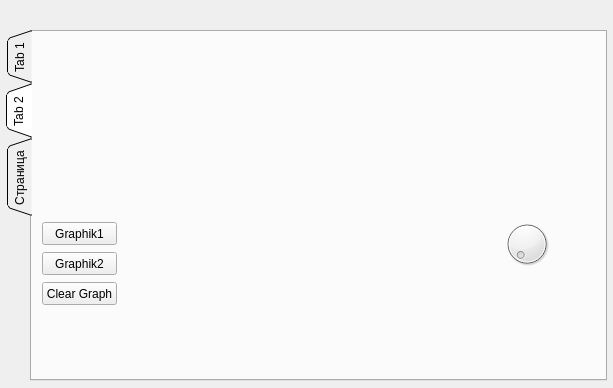
<?xml version="1.0" encoding="UTF-8"?>
<ui version="4.0">
 <class>MyWidget</class>
 <widget class="QWidget" name="MyWidget">
  <property name="geometry">
   <rect>
    <x>0</x>
    <y>0</y>
    <width>613</width>
    <height>388</height>
   </rect>
  </property>
  <property name="windowTitle">
   <string>MyWidget</string>
  </property>
  <widget class="QTabWidget" name="tabWidget">
   <property name="geometry">
    <rect>
     <x>6</x>
     <y>30</y>
     <width>601</width>
     <height>351</height>
    </rect>
   </property>
   <property name="palette">
    <palette>
     <active>
      <colorrole role="Light">
       <brush brushstyle="SolidPattern">
        <color alpha="255">
         <red>255</red>
         <green>0</green>
         <blue>4</blue>
        </color>
       </brush>
      </colorrole>
      <colorrole role="Base">
       <brush brushstyle="SolidPattern">
        <color alpha="255">
         <red>182</red>
         <green>255</green>
         <blue>181</blue>
        </color>
       </brush>
      </colorrole>
      <colorrole role="NoRole">
       <brush brushstyle="SolidPattern">
        <color alpha="255">
         <red>170</red>
         <green>255</green>
         <blue>255</blue>
        </color>
       </brush>
      </colorrole>
     </active>
     <inactive>
      <colorrole role="Light">
       <brush brushstyle="SolidPattern">
        <color alpha="255">
         <red>255</red>
         <green>0</green>
         <blue>4</blue>
        </color>
       </brush>
      </colorrole>
      <colorrole role="Base">
       <brush brushstyle="SolidPattern">
        <color alpha="255">
         <red>182</red>
         <green>255</green>
         <blue>181</blue>
        </color>
       </brush>
      </colorrole>
      <colorrole role="NoRole">
       <brush brushstyle="SolidPattern">
        <color alpha="255">
         <red>170</red>
         <green>255</green>
         <blue>255</blue>
        </color>
       </brush>
      </colorrole>
     </inactive>
     <disabled>
      <colorrole role="Light">
       <brush brushstyle="SolidPattern">
        <color alpha="255">
         <red>255</red>
         <green>0</green>
         <blue>4</blue>
        </color>
       </brush>
      </colorrole>
      <colorrole role="Base">
       <brush brushstyle="SolidPattern">
        <color alpha="255">
         <red>240</red>
         <green>240</green>
         <blue>240</blue>
        </color>
       </brush>
      </colorrole>
      <colorrole role="NoRole">
       <brush brushstyle="SolidPattern">
        <color alpha="255">
         <red>170</red>
         <green>255</green>
         <blue>255</blue>
        </color>
       </brush>
      </colorrole>
     </disabled>
    </palette>
   </property>
   <property name="layoutDirection">
    <enum>Qt::LeftToRight</enum>
   </property>
   <property name="autoFillBackground">
    <bool>false</bool>
   </property>
   <property name="styleSheet">
    <string notr="true">color: 123</string>
   </property>
   <property name="tabPosition">
    <enum>QTabWidget::West</enum>
   </property>
   <property name="tabShape">
    <enum>QTabWidget::Triangular</enum>
   </property>
   <property name="currentIndex">
    <number>1</number>
   </property>
   <property name="elideMode">
    <enum>Qt::ElideLeft</enum>
   </property>
   <property name="usesScrollButtons">
    <bool>false</bool>
   </property>
   <property name="documentMode">
    <bool>false</bool>
   </property>
   <property name="tabsClosable">
    <bool>false</bool>
   </property>
   <property name="movable">
    <bool>false</bool>
   </property>
   <widget class="QWidget" name="tab">
    <attribute name="title">
     <string>Tab 1</string>
    </attribute>
    <widget class="QPushButton" name="pushButton">
     <property name="geometry">
      <rect>
       <x>20</x>
       <y>20</y>
       <width>75</width>
       <height>23</height>
      </rect>
     </property>
     <property name="text">
      <string>PushButton</string>
     </property>
    </widget>
    <widget class="QRadioButton" name="radioButton">
     <property name="geometry">
      <rect>
       <x>20</x>
       <y>50</y>
       <width>82</width>
       <height>17</height>
      </rect>
     </property>
     <property name="text">
      <string>RadioButton</string>
     </property>
    </widget>
    <widget class="QCheckBox" name="checkBox">
     <property name="geometry">
      <rect>
       <x>20</x>
       <y>70</y>
       <width>70</width>
       <height>17</height>
      </rect>
     </property>
     <property name="text">
      <string>CheckBox</string>
     </property>
    </widget>
   </widget>
   <widget class="QWidget" name="tab_2">
    <attribute name="title">
     <string>Tab 2</string>
    </attribute>
    <widget class="QCustomPlot" name="graph" native="true">
     <property name="geometry">
      <rect>
       <x>100</x>
       <y>169</y>
       <width>331</width>
       <height>171</height>
      </rect>
     </property>
    </widget>
    <widget class="QPushButton" name="pushButton_2">
     <property name="geometry">
      <rect>
       <x>10</x>
       <y>190</y>
       <width>75</width>
       <height>23</height>
      </rect>
     </property>
     <property name="text">
      <string>Graphik1</string>
     </property>
    </widget>
    <widget class="QPushButton" name="pushButton_3">
     <property name="geometry">
      <rect>
       <x>10</x>
       <y>250</y>
       <width>75</width>
       <height>23</height>
      </rect>
     </property>
     <property name="text">
      <string>Clear Graph</string>
     </property>
    </widget>
    <widget class="QPushButton" name="pushButton_4">
     <property name="geometry">
      <rect>
       <x>10</x>
       <y>220</y>
       <width>75</width>
       <height>23</height>
      </rect>
     </property>
     <property name="text">
      <string>Graphik2</string>
     </property>
    </widget>
    <widget class="QDial" name="dial">
     <property name="geometry">
      <rect>
       <x>470</x>
       <y>180</y>
       <width>50</width>
       <height>64</height>
      </rect>
     </property>
     <property name="maximum">
      <number>99</number>
     </property>
     <property name="singleStep">
      <number>1</number>
     </property>
     <property name="value">
      <number>0</number>
     </property>
    </widget>
   </widget>
   <widget class="QWidget" name="tab_3">
    <attribute name="title">
     <string>Страница</string>
    </attribute>
   </widget>
  </widget>
 </widget>
 <layoutdefault spacing="6" margin="11"/>
 <customwidgets>
  <customwidget>
   <class>QCustomPlot</class>
   <extends>QWidget</extends>
   <header>qcustomplot.h</header>
   <container>1</container>
  </customwidget>
 </customwidgets>
 <resources/>
 <connections/>
</ui>
